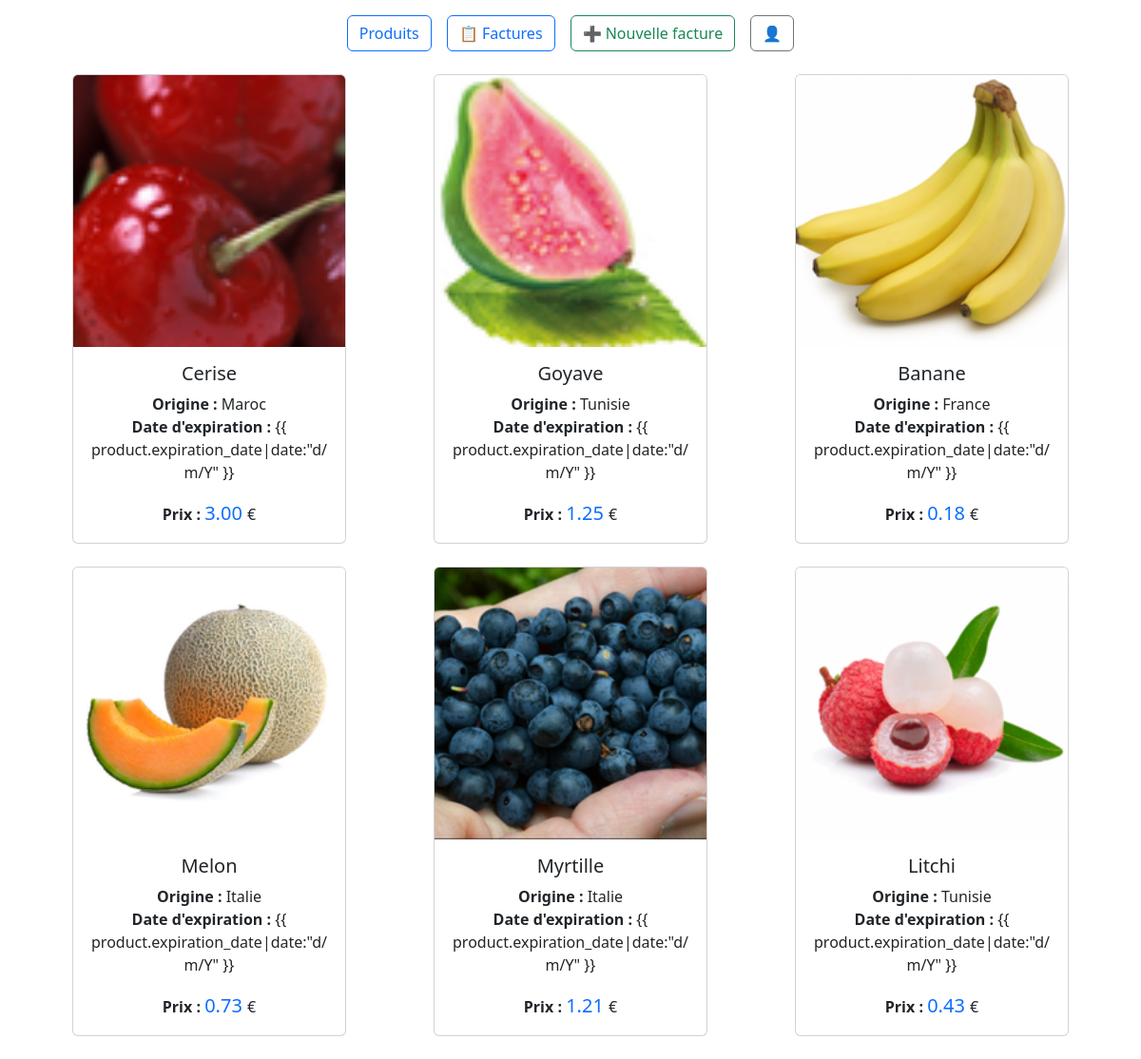
Before: / with the older database file.
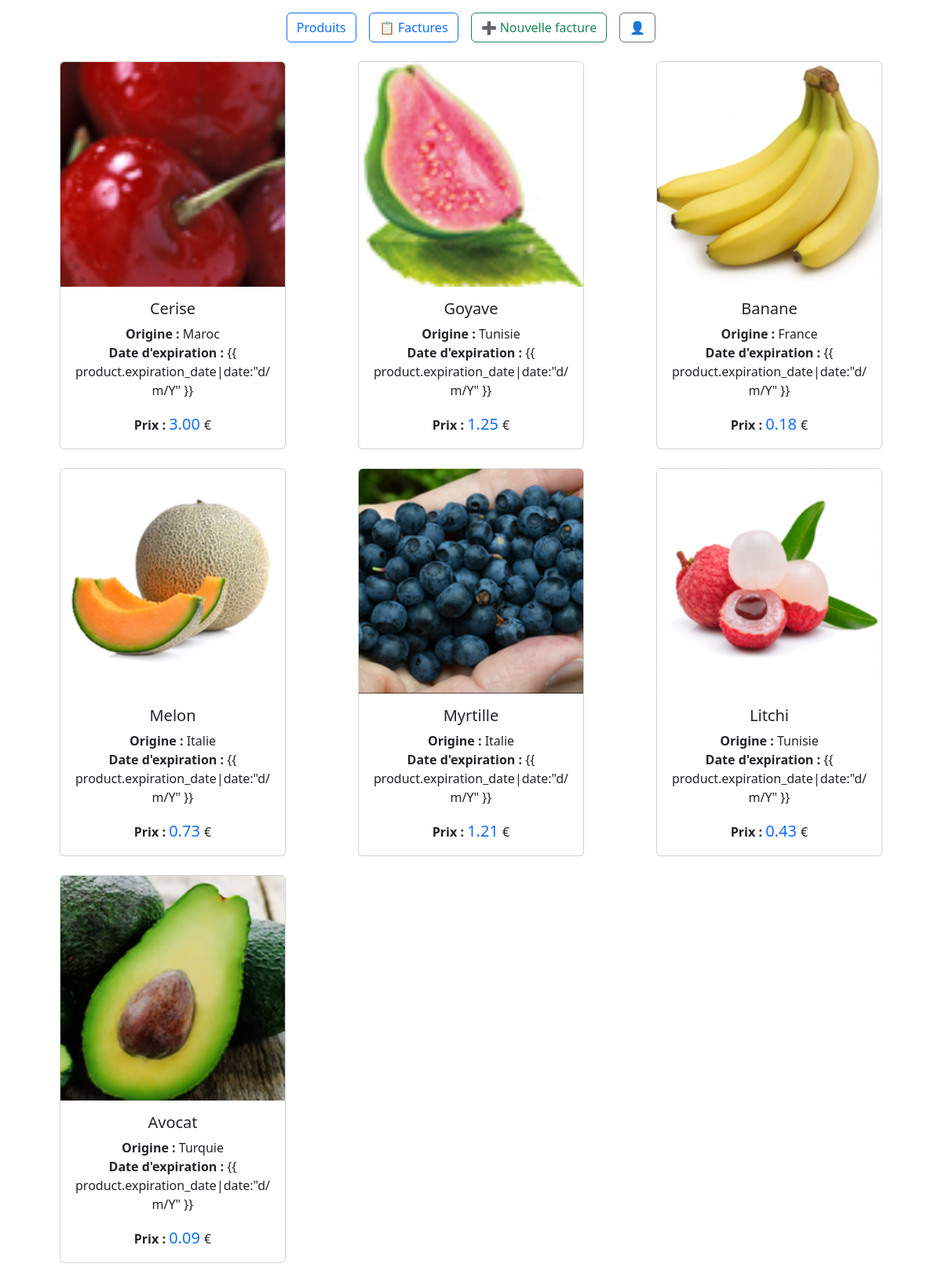
After: the same page with the newer database file.
### products/models.py (models this page shows, shortened)
class Product(models.Model):
    name = models.CharField(max_length=100)
    price = models.DecimalField(max_digits=10, decimal_places=2)
    expiration_date = models.DateField(blank=True, null=True)
    image = models.ImageField(upload_to='product_images/', blank=True, null=True)
    class Variety(models.TextChoices):
        France = "FR", "France"
        Maroc = "MAR", "Maroc"
        Espagne = "ESP", "Espagne"
        Italie = "IT", "Italie"
        Tunisie = "TUN", "Tunisie"
        Turquie = "TUR", "Turquie"
        Egypte = "EGY", "Egypte"
    variety = models.fields.CharField(choices=Variety.choices, max_length=3)

### products/views.py (the view)
# urls.py: path('', product_views.product_list, name='home'),
def product_list(request):
    products = Product.objects.all()
    if request.method == 'POST':
        form = ProductForm(request.POST, request.FILES)
        if form.is_valid():
            form.save()
            messages.success(request, 'Produit ajouté avec succès !')
            return redirect('product-list')
    else:
        form = ProductForm()
    return render(request, 'products/product_list.html', {
        'products': products,
        'form': form
    })

### products/templates/products/product_list.html (shortened to what this page needs)
{% extends 'products/base.html' %} {% block content %}
<div class="container my-4">
  <div class="split-container">
    <div class="right-products">
      <div class="row row-cols-1 row-cols-md-3 g-4">
        {% for product in products %}
        <div class="col">
          <div
            class="card h-100 text-center"
            style="width: 18rem; margin: auto"
          >
            {% if product.image %}
            <img
              src="{{ product.image.url }}"
              class="card-img-top"
              alt="{{ product.name }}"
              style="object-fit: cover"
            />
            {% else %}
            <img
              src="https://via.placeholder.com/200x200?text=No+Image"
              class="card-img-top"
              alt="Pas d'image"
            />
            {% endif %}
            <div class="card-body">
              <h5 class="card-title">{{ product.name }}</h5>
              <p class="card-text">
                <strong>Origine :</strong> {{ product.get_variety_display }}<br />
                <strong>Date d'expiration :</strong>
                {% if product.expiration_date %} {{
                product.expiration_date|date:"d/m/Y" }} {% else %} Non spécifiée
                {% endif %}
              </p>
              <p class="card-text" id="price-text-{{ product.id }}">
                <strong>Prix :</strong>
                <span
                  id="price-value-{{ product.id }}"
                  class="text-primary fs-5"
                >
                  {{ product.price }}
                </span>
                €
              </p>
            </div>
          </div>
        </div>
        {% endfor %}
      </div>
    </div>
  </div>
</div>
{% endblock %}

Changed rows visible on the page:
added Product: image (picture), name "Avocat", variety "Turquie", shows "{{ product.expiration_date|date:\"d/m/Y\" }}", price "0.09"
